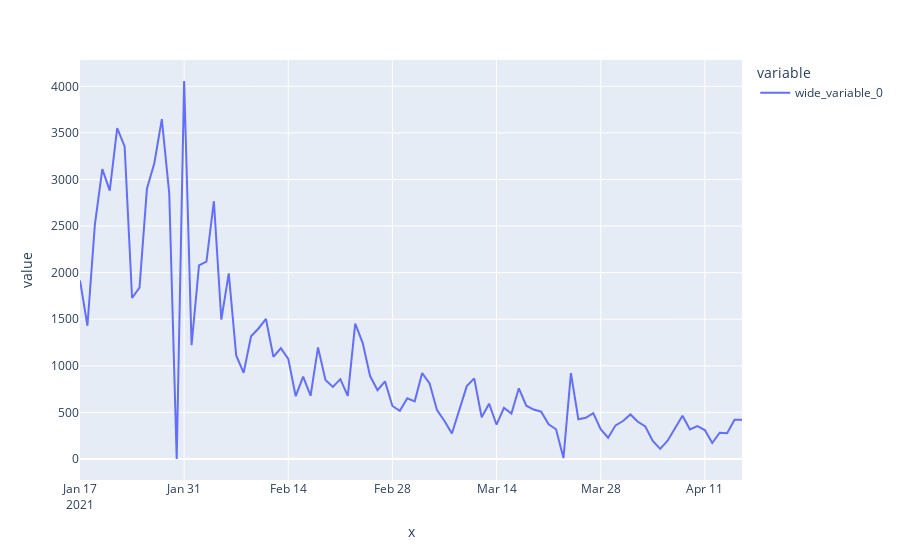

Notebook source saved alongside this figure:
### Code cell
px.line(x=X_test_df.index, y = [X_test_df.new_case])

### Figure 1 — Plotly figure (JSON) as saved in the notebook; plotly's stock layout.template omitted (floating-point values rounded to 4 significant figures)
{"data": [{"hovertemplate": "variable=wide_variable_0<br>x=%{x}<br>value=%{y}<extra></extra>", "legendgroup": "wide_variable_0", "line": {"color": "#636efa", "dash": "solid"}, "mode": "lines", "name": "wide_variable_0", "orientation": "v", "showlegend": true, "type": "scatter", "x": ["2021-01-17", "2021-01-18", "2021-01-19", "2021-01-20", "2021-01-21", "2021-01-22", "2021-01-23", "2021-01-24", "2021-01-25", "2021-01-26", "2021-01-27", "2021-01-28", "2021-01-29", "2021-01-30", "2021-01-31", "2021-02-01", "2021-02-02", "2021-02-03", "2021-02-04", "2021-02-05", "2021-02-06", "2021-02-07", "2021-02-08", "2021-02-09", "2021-02-10", "2021-02-11", "2021-02-12", "2021-02-13", "2021-02-14", "2021-02-15", "2021-02-16", "2021-02-17", "2021-02-18", "2021-02-19", "2021-02-20", "2021-02-21", "2021-02-22", "2021-02-23", "2021-02-24", "2021-02-25", "2021-02-26", "2021-02-27", "2021-02-28", "2021-03-01", "2021-03-02", "2021-03-03", "2021-03-04", "2021-03-05", "2021-03-06", "2021-03-07", "2021-03-08", "2021-03-09", "2021-03-10", "2021-03-11", "2021-03-12", "2021-03-13", "2021-03-14", "2021-03-15", "2021-03-16", "2021-03-17", "2021-03-18", "2021-03-19", "2021-03-20", "2021-03-21", "2021-03-22", "2021-03-23", "2021-03-24", "2021-03-25", "2021-03-26", "2021-03-27", "2021-03-28", "2021-03-29", "2021-03-30", "2021-03-31", "2021-04-01", "2021-04-02", "2021-04-03", "2021-04-04", "2021-04-05", "2021-04-06", "2021-04-07", "2021-04-08", "2021-04-09", "2021-04-10", "2021-04-11", "2021-04-12", "2021-04-13", "2021-04-14", "2021-04-15", "2021-04-16"], "xaxis": "x", "y": [1917, 1430, 2515, 3112, 2881, 3551, 3355, 1728, 1839, 2900, 3177, 3648, 2848, 0, 4057, 1221, 2078, 2118, 2767, 1496, 1992, 1112, 925, 1318, 1401, 1503, 1097, 1189, 1075, 674, 883, 679, 1198, 847, 774, 857, 677, 1453, 1247, 890, 739, 834, 569, 517, 652, 619, 922, 811, 524, 408, 273, 524, 782, 865, 448, 594, 368, 549, 488, 759, 572, 531, 508, 373, 319, 10, 922, 427, 442, 492, 319, 228, 361, 408, 478, 400, 349, 194, 109, 196, 338, 464, 318, 354, 311, 172, 282, 277, 421, 422], "yaxis": "y"}], "layout": {"autosize": true, "legend": {"title": {"text": "variable"}, "tracegroupgap": 0}, "margin": {"t": 60}, "xaxis": {"anchor": "y", "autorange": true, "domain": [0, 1], "range": ["2021-01-17", "2021-04-16"], "title": {"text": "x"}, "type": "date"}, "yaxis": {"anchor": "x", "autorange": true, "domain": [0, 1], "range": [-225.4, 4282.0], "title": {"text": "value"}, "type": "linear"}}}
